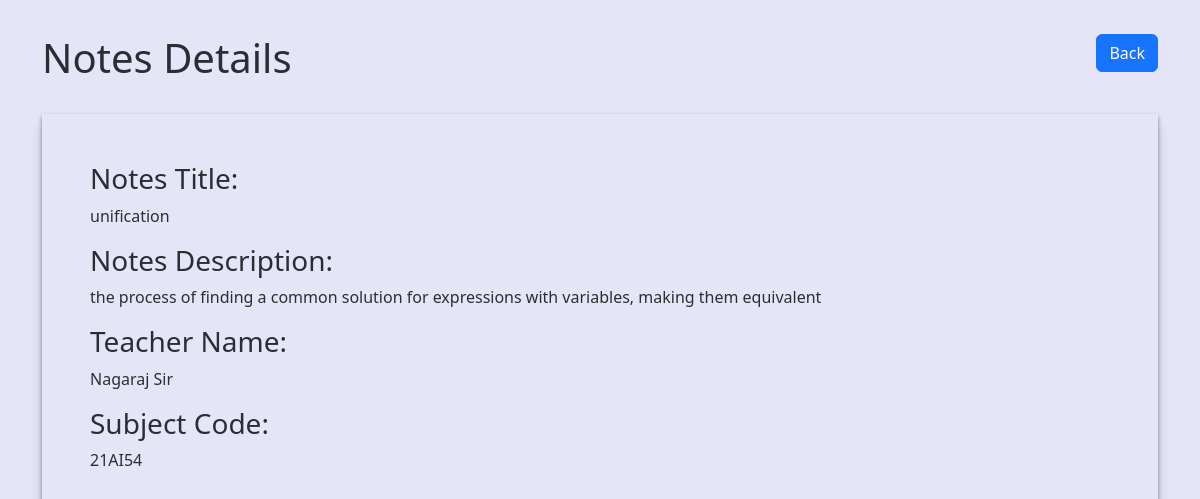
The app's page /quiz_notes/view.php?id=2 with its own data.
### tables this page shows
CREATE TABLE `notes` (
  `id` int(255) NOT NULL,
  `title` varchar(128) NOT NULL,
  `author` varchar(128) NOT NULL,
  `type` varchar(50) NOT NULL,
  `description` text NOT NULL
);

### quiz_notes/view.php (the view, shortened to what this page needs)
<!DOCTYPE html>
<html lang="en">
<head>
    <link rel="stylesheet" href="https://cdn.jsdelivr.net/npm/bootstrap@5.2.2/dist/css/bootstrap.min.css">
    <link rel="stylesheet" href="superstyle.css">
</head>
<body>
    <div class="container my-4">
        <header class="d-flex justify-content-between my-4">
            <h1>Notes Details</h1>
            <div>
            <a href="index.php" class="btn btn-primary">Back</a>
            </div>
        </header>
        <div class="book-details p-5 my-4">
            <?php
            include("mainconnect.php");
            $id = $_GET['id'];
            if ($id) {
                $sql = "SELECT * FROM notes WHERE id = $id";
                $result = mysqli_query($cont, $sql);
                while ($row = mysqli_fetch_array($result)) {
                 ?>
                 <h3>Notes Title:</h3>
                 <p><?php echo $row["title"]; ?></p>
                 <h3>Notes Description:</h3>
                 <p><?php echo $row["description"]; ?></p>
                 <h3>Teacher Name:</h3>
                 <p><?php echo $row["author"]; ?></p>
                 <h3>Subject Code:</h3>
                 <p><?php echo $row["type"]; ?></p>
                 <?php
                }
            }
            else{
                echo "<h3>No Notes found</h3>";
            }
            ?>
        </div>
    </div>
</body>
</html>

### quiz_notes/superstyle.css (style rules this page uses)
body { padding: 10px; background-color: #e5e5f7; opacity: 0.95; background-image: radial-gradient(#444cf7 0.5px, #e5e5f7 0.5px); background-size: 10px 10px; box-shadow: rgba(0, 0, 0, 0.4) 0px 2px 4px, rgba(0, 0, 0, 0.3) 0px 7px 13px -3px, rgba(0, 0, 0, 0.2) 0px -3px 0px inset; }

### quiz_notes/view.php (style rules this page uses)
.book-details { box-shadow: rgba(0, 0, 0, 0.4) 0px 2px 4px, rgba(0, 0, 0, 0.3) 0px 7px 13px -3px, rgba(0, 0, 0, 0.2) 0px -3px 0px inset; }

### records on screen
notes: title "unification", description "the process of finding a common solution for expressions with variables, making them equivalent", author "Nagaraj Sir", type "21AI54"
